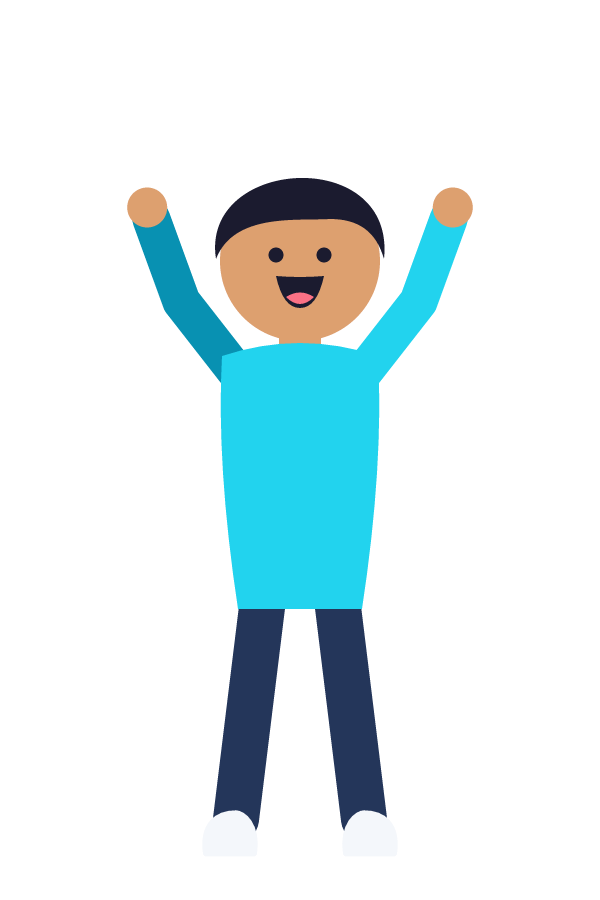
#> input picture Assets/characters/alex/png/cheer.png, 600 x 900 px; its folder holds 4 pictures in this run
$ python build_preview.py
#> lines starting #> are read from the running program, lines starting #| are printed output that depends on the picture
#!/usr/bin/env python3
"""Builds preview/contact-sheet.png from the rendered assets. Run from Assets/ (needs Pillow and ffmpeg)."""
import glob, os, subprocess, tempfile
from PIL import Image, ImageDraw, ImageFont
BG, SURF, TXT, MUT, CY = "#0B1426", "#16233D", "#F4F7FB", "#9FB0C9", "#22D3EE"
W, M = 2000, 50
H1 = ImageFont.truetype("public/fonts/Montserrat_800ExtraBold.ttf", 56); H2 = ImageFont.truetype("public/fonts/Montserrat_700Bold.ttf", 34); L = ImageFont.truetype("public/fonts/Inter_500Medium.ttf", 17)
def frame(path, t):
    with tempfile.TemporaryDirectory() as d:
        o = f"{d}/f.png"; subprocess.run(["ffmpeg", "-v", "error", "-c:v", "libvpx-vp9", "-ss", str(t), "-i", path, "-frames:v", "1", o], check=True)
        return Image.open(o).convert("RGBA").copy()
sections = []
def sec(title, items, tw, th, tile=SURF): sections.append((title, items, tw, th, tile))
name = lambda f: os.path.splitext(os.path.basename(f))[0]
g = lambda p: [(name(f), f) for f in sorted(glob.glob(p))]
sec("Characters", g("characters/alex/png/*.png") + g("characters/maya/png/*.png") + [(f"{n} idle", f"characters/{n}/png/idle.png") for n in ["omar", "kenji", "luis", "arthur", "dev", "zara", "mei", "aisha", "elena", "ruth"]], 180, 270)
sec("Props", g("props/png/*.png"), 165, 165)
sec("Icons", g("icons/white/png/*.png"), 95, 95)
sec("Shapes (+ white, amber, coral versions)", g("shapes/cyan/png/*.png"), 165, 165)
sec("Backgrounds, 9:16 (+ 16:9 versions)", g("backgrounds/9x16/png/*.png"), 180, 320)
sec("Text templates, 9:16 (+ 16:9 versions)", g("templates/9x16/png/*.png"), 225, 400)
T = {"TitleCard": 1.5, "LowerThird": 1.5, "Caption": 1.5, "StatCounter": 2, "Callout": 1.5, "EndCard": 1.5}
sec("Animated text", [(k, ("animated/text/%s-9x16.webm" % k, v)) for k, v in T.items()], 225, 400)
sec("Animated transitions, shown 1/4 of the way through", [(k, ("animated/transitions/%s-9x16.webm" % k, .25)) for k in ["CircleIris", "DiagonalWipe", "StripeWipe", "ShutterWipe", "Flash"]], 225, 400)
sec("Animated effects", [(k, ("animated/effects/%s-9x16.webm" % k, v)) for k, v in {"Confetti": 1.2, "Explosion": .35, "Snow": 1, "Rain": 1, "Smoke": 2, "Sparks": 1, "Dust": 2}.items()], 225, 400)
sec("Animated character loops", [(name(f), (f, .5)) for f in sorted(glob.glob("animated/characters/*.webm"))], 180, 270)
def layout(items, tw, th):
    cols = max(1, (W - 2 * M + 12) // (tw + 12)); rows = (len(items) + cols - 1) // cols
    return cols, rows, rows * (th + 40)
total = 180 + sum(layout(i, tw, th)[2] + 90 for _, i, tw, th, _ in sections)
im = Image.new("RGB", (W, total), BG); d = ImageDraw.Draw(im)
#> after `im = Image.new('RGB', (W, total), BG)`:
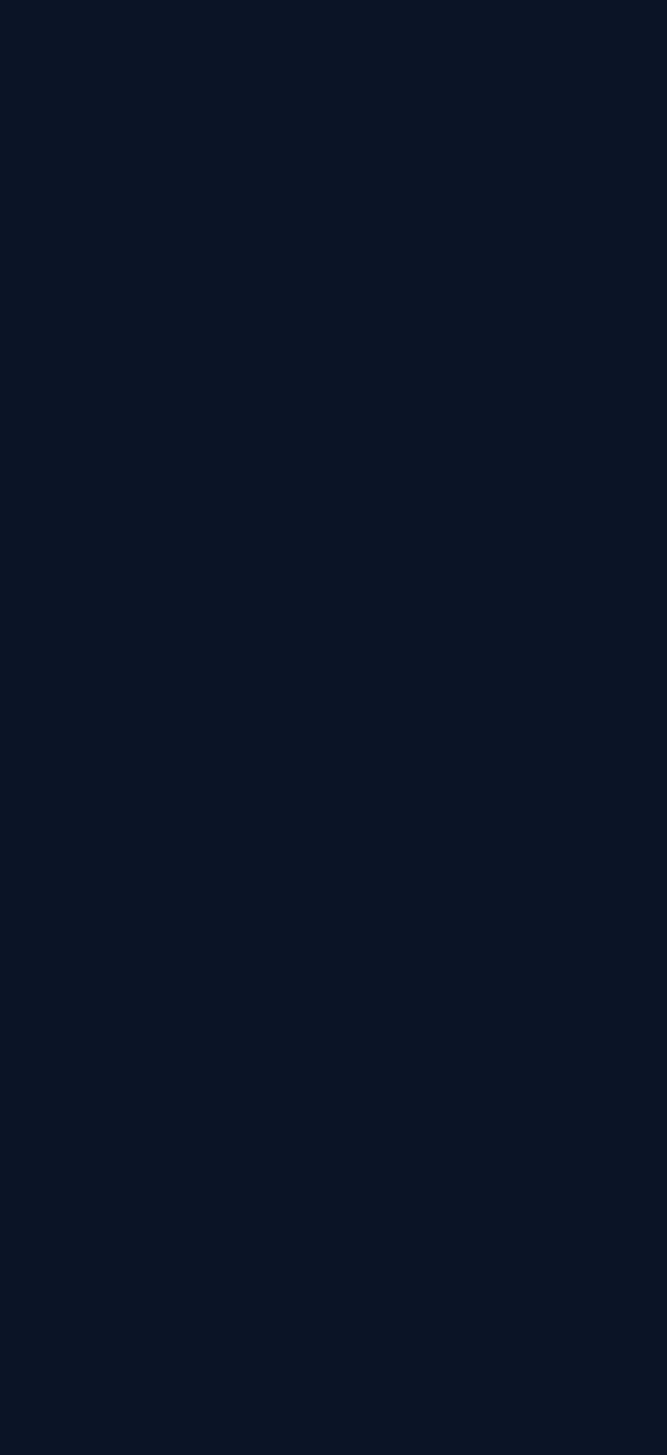
#> im: PIL image 2000x4365 RGB (shown at 1/3 size); mean R, G, B 11, 20, 38
d.text((M, 50), "2D Motion Graphics Asset Library", font=H1, fill=TXT); y = 150
for title, items, tw, th, tile in sections:
    d.text((M, y), title, font=H2, fill=CY); y += 60
    cols, rows, h = layout(items, tw, th)
    for i, (n, src) in enumerate(items):
        x = M + (i % cols) * (tw + 12); yy = y + (i // cols) * (th + 40)
        d.rounded_rectangle((x, yy, x + tw, yy + th), 10, fill=tile)
        a = frame(*src) if isinstance(src, tuple) else Image.open(src).convert("RGBA")
#> a is the input picture: PIL image 600x900 RGBA; mean R, G, B, A 13.7, 28.8, 31.5, 46.6
        a.thumbnail((tw, th), Image.LANCZOS); im.paste(a, (x + (tw - a.width) // 2, yy + (th - a.height) // 2), a)
        d.text((x + 2, yy + th + 6), n[:int(tw / 9.5)], font=L, fill=MUT)
    y += h + 30
#> y = 860
#> (the run stopped early here; a loop or call above may not have finished)
